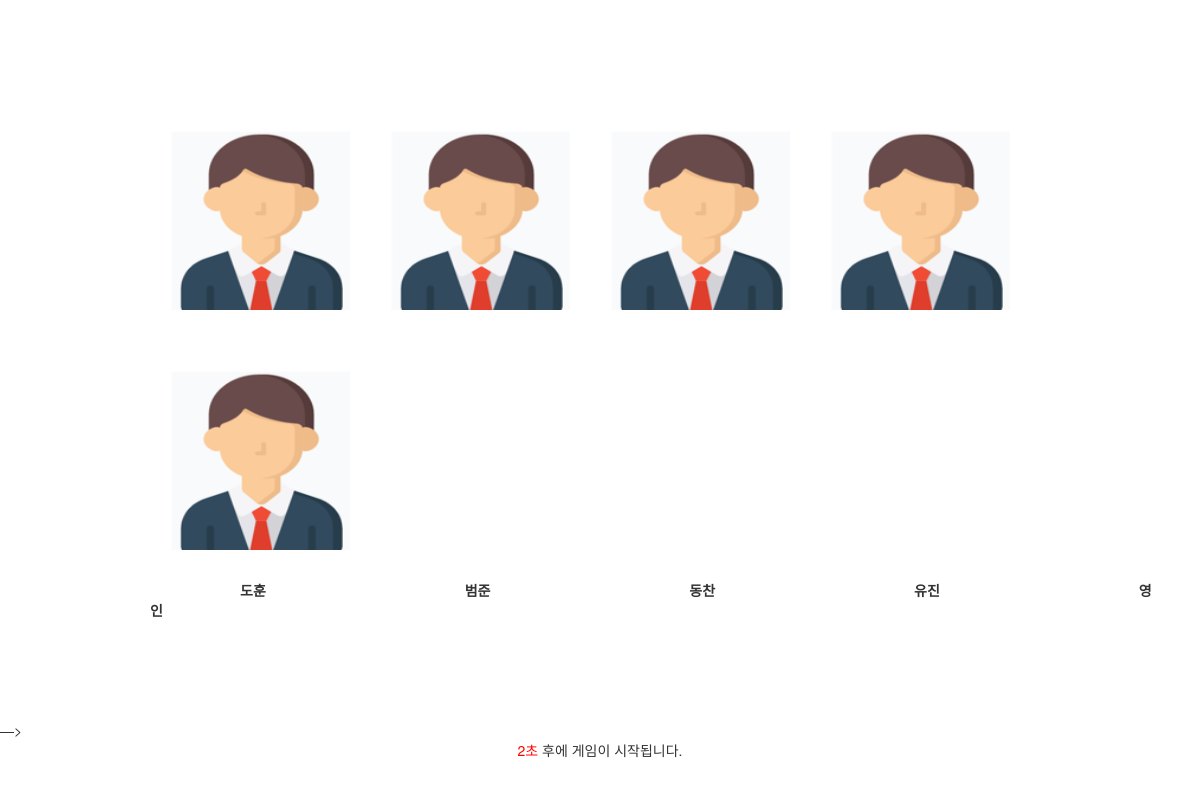
The app's page /mafia/room/ with its own data.
### mafia/models.py (models this page shows, shortened)
class Candidate(models.Model):
    name = models.CharField(max_length=10) #이름
    job = models.CharField(max_length=10) #직업 시민
    votes = models.IntegerField(default=0)#득표수 0
    life = models.BooleanField(default=True)#True
    img = models.ImageField(blank=True)#파일업로드

### mafia/views.py (the view)
# urls.py: path('room/', views.waitingRoom, name='room'),
def waitingRoom(request):
	candidates = Candidate.objects.all()
	context = {'candidates':candidates}
	return render(request, 'mafia/waitingRoom.html', context)

### mafia/templates/mafia/waitingRoom.html (shortened to what this page needs)
<!DOCTYPE html>
<html lang="en">
<head>
  <link rel="stylesheet" href="http://maxcdn.bootstrapcdn.com/bootstrap/3.3.6/css/bootstrap.min.css">
</head>
<body>
    <div class="choice maifa" style = "margin-left: 150px; margin-top: 100px">
        {% for candidate in candidates %}
        <img src="/static/mafia/man.png" style = "margin-left: 20px; margin-right: 20px; margin-bottom: 30px; margin-top: 30px; width:180px; height:180px; float: left;">
        {% endfor %}
        {% for candidate in candidates %}
        <b style = "margin-left: 90px; margin-right: 105px; margin-bottom: 10px; margin-top: 10px;">{{candidate.name}}</b>
        {% endfor %}
        <div style="clear: both; height: 100px "></div>
    </div>
    {% if candidates.count < 5 %}
            <script>
            function TimerStart1(){ tid=setInterval('msg_time1()',1000) };
            TimerStart1();
            </script>
        {% else %}
            <!— <div id="ViewTimer2"></div> —>
            <div style="text-align:center;" id="ViewTimer"></div>
        {% endif %}
</body>

### records on screen
Candidate: name "도훈"
Candidate: name "범준"
Candidate: name "동찬"
Candidate: name "유진"
Candidate: name "영인"
